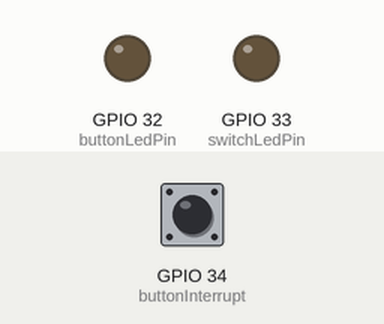
Recording of a sketch running on a simulated ESP32. Shown: output pins drawn as LEDs (lit = HIGH). Inputs (shaded band) come from the test bench; at power-on: GPIO 34 (buttonInterrupt) HIGH.

Above: at 1.2 s.
1.3 s: GPIO 34 (buttonInterrupt) pulled LOW for 0.15 s
At 2.6 s:
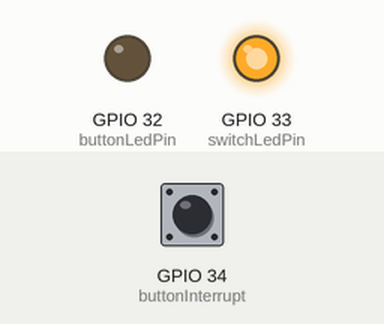
2.9 s: GPIO 34 (buttonInterrupt) pulled LOW for 1 s
At 3.2 s:
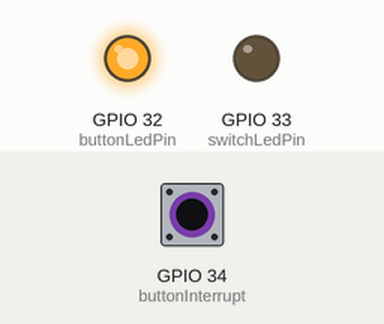
5.4 s: GPIO 34 (buttonInterrupt) pulled LOW for 3.2 s
At 6.3 s:
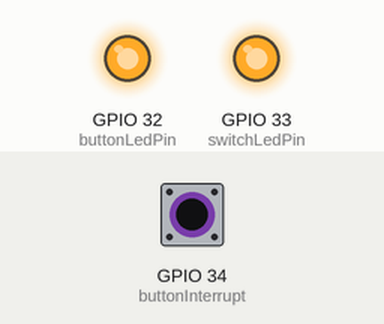
Timing chart, 0 to 10.1 s (numbered marks = the images above; inputs shaded):
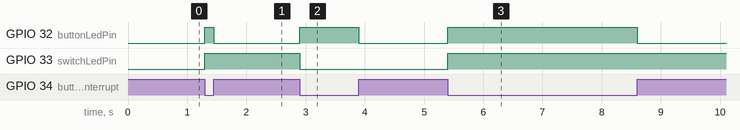

The sketch:

ButtonLedInterrupt2.ino
```cpp
const int buttonInterrupt = 34;  // Button interrupt
const int buttonLedPin =  32;   // LED indicating the button state
const int switchLedPin = 33;    // LED indicating the switch state

volatile int buttonState = LOW; //initial button state

volatile boolean switchState = false;

volatile long lastDebounceTime = 0;   // the last time the interrupt was triggered
long debounceDelay = 10;    // the debounce time; decrease if quick button presses are ignored

void setup() {
  pinMode(buttonLedPin, OUTPUT);
  pinMode(switchLedPin, OUTPUT);

  digitalWrite(buttonLedPin, LOW);

  attachInterrupt(buttonInterrupt, Rise, FALLING);
}

void loop()
{

}

void Rise()
{
  long currentTime = millis();

  if ((currentTime - lastDebounceTime) > debounceDelay)
  {
    lastDebounceTime = currentTime;

    if (buttonState == LOW)
    {
      buttonState = HIGH;

      attachInterrupt(buttonInterrupt, Fall, RISING);
    }

    digitalWrite(buttonLedPin, buttonState);

    Switch(buttonState);
  }
}

void Fall()
{
  long currentTime = millis();

  if ((currentTime - lastDebounceTime) > debounceDelay)
  {
    lastDebounceTime = currentTime;

    if (buttonState == HIGH)
    {
      buttonState = LOW;

      attachInterrupt(buttonInterrupt, Rise, FALLING);
    }

    digitalWrite(buttonLedPin, buttonState);

    Switch(buttonState);
  }
}

void Switch(int state)
{
  if (state == HIGH)
  {
    switchState = !switchState;
  }

  if (switchState)
  {
    digitalWrite(switchLedPin, HIGH);
  }
  else
  {
    digitalWrite(switchLedPin, LOW);
  }
}
```

Measured:
- after the input at 1.3 s, GPIO 32 (buttonLedPin): LOW → HIGH at once, → LOW 0.15 s later; GPIO 33 (switchLedPin): LOW → HIGH at once
- after the input at 2.9 s, GPIO 32 (buttonLedPin): LOW → HIGH at once, → LOW 1.0 s later; GPIO 33 (switchLedPin): HIGH → LOW at once
- after the input at 5.4 s, GPIO 32 (buttonLedPin): LOW → HIGH at once, → LOW 3.2 s later; GPIO 33 (switchLedPin): LOW → HIGH at once
